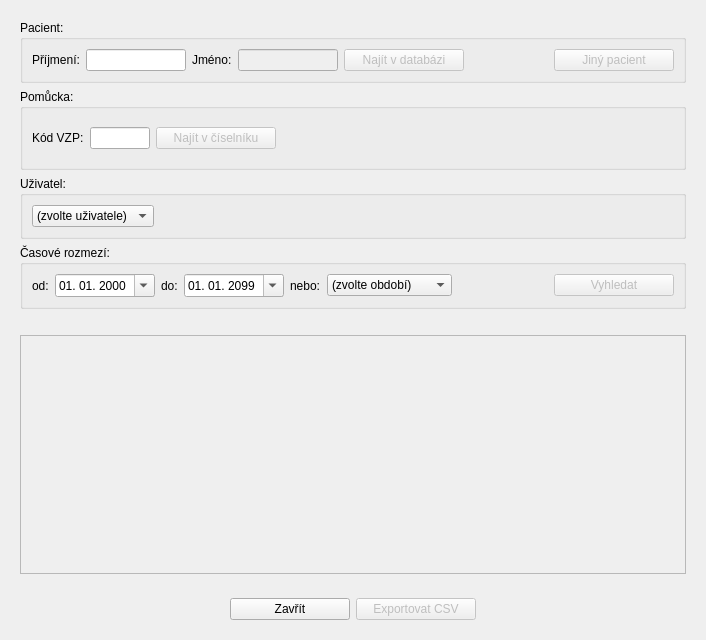
<?xml version="1.0" encoding="UTF-8"?>
<ui version="4.0">
 <class>DialogPrehled</class>
 <widget class="QDialog" name="DialogPrehled">
  <property name="geometry">
   <rect>
    <x>0</x>
    <y>0</y>
    <width>706</width>
    <height>640</height>
   </rect>
  </property>
  <property name="windowTitle">
   <string/>
  </property>
  <layout class="QVBoxLayout" name="verticalLayout_2">
   <item>
    <widget class="QWidget" name="widget_2" native="true">
     <property name="sizePolicy">
      <sizepolicy hsizetype="Preferred" vsizetype="Minimum">
       <horstretch>0</horstretch>
       <verstretch>0</verstretch>
      </sizepolicy>
     </property>
     <layout class="QVBoxLayout" name="verticalLayout">
      <item>
       <widget class="QGroupBox" name="sekcePacient">
        <property name="title">
         <string>Pacient:</string>
        </property>
        <layout class="QHBoxLayout" name="horizontalLayout">
         <item>
          <widget class="QLabel" name="label_4">
           <property name="text">
            <string>Příjmení:</string>
           </property>
          </widget>
         </item>
         <item>
          <widget class="QLineEdit" name="vstupPrijmeni">
           <property name="sizePolicy">
            <sizepolicy hsizetype="Minimum" vsizetype="Fixed">
             <horstretch>0</horstretch>
             <verstretch>0</verstretch>
            </sizepolicy>
           </property>
           <property name="maximumSize">
            <size>
             <width>100</width>
             <height>16777215</height>
            </size>
           </property>
           <property name="toolTip">
            <string>Příjmení:</string>
           </property>
           <property name="text">
            <string/>
           </property>
          </widget>
         </item>
         <item>
          <widget class="QLabel" name="label_5">
           <property name="text">
            <string>Jméno:</string>
           </property>
          </widget>
         </item>
         <item>
          <widget class="QLineEdit" name="vstupJmeno">
           <property name="enabled">
            <bool>false</bool>
           </property>
           <property name="sizePolicy">
            <sizepolicy hsizetype="Minimum" vsizetype="Fixed">
             <horstretch>0</horstretch>
             <verstretch>0</verstretch>
            </sizepolicy>
           </property>
           <property name="maximumSize">
            <size>
             <width>100</width>
             <height>16777215</height>
            </size>
           </property>
           <property name="toolTip">
            <string>Jméno</string>
           </property>
          </widget>
         </item>
         <item>
          <widget class="QPushButton" name="tlacitkoNajitPacienta">
           <property name="enabled">
            <bool>false</bool>
           </property>
           <property name="minimumSize">
            <size>
             <width>120</width>
             <height>0</height>
            </size>
           </property>
           <property name="text">
            <string>Najít v databázi</string>
           </property>
          </widget>
         </item>
         <item>
          <spacer name="horizontalSpacer_5">
           <property name="orientation">
            <enum>Qt::Horizontal</enum>
           </property>
           <property name="sizeHint" stdset="0">
            <size>
             <width>40</width>
             <height>20</height>
            </size>
           </property>
          </spacer>
         </item>
         <item>
          <widget class="QPushButton" name="tlacitkoJinyPacient">
           <property name="enabled">
            <bool>false</bool>
           </property>
           <property name="minimumSize">
            <size>
             <width>120</width>
             <height>0</height>
            </size>
           </property>
           <property name="text">
            <string>Jiný pacient</string>
           </property>
           <property name="autoDefault">
            <bool>false</bool>
           </property>
          </widget>
         </item>
        </layout>
       </widget>
      </item>
      <item>
       <widget class="QGroupBox" name="sekcePomucka">
        <property name="title">
         <string>Pomůcka:</string>
        </property>
        <layout class="QHBoxLayout" name="horizontalLayout_3">
         <item>
          <widget class="QLabel" name="label_3">
           <property name="text">
            <string>Kód VZP:</string>
           </property>
          </widget>
         </item>
         <item>
          <widget class="QLineEdit" name="vstupKodVzp">
           <property name="sizePolicy">
            <sizepolicy hsizetype="Minimum" vsizetype="Fixed">
             <horstretch>0</horstretch>
             <verstretch>0</verstretch>
            </sizepolicy>
           </property>
           <property name="minimumSize">
            <size>
             <width>0</width>
             <height>0</height>
            </size>
           </property>
           <property name="maximumSize">
            <size>
             <width>60</width>
             <height>16777215</height>
            </size>
           </property>
           <property name="text">
            <string/>
           </property>
          </widget>
         </item>
         <item>
          <widget class="QPushButton" name="tlacitkoNajitPomucku">
           <property name="enabled">
            <bool>false</bool>
           </property>
           <property name="sizePolicy">
            <sizepolicy hsizetype="Minimum" vsizetype="Fixed">
             <horstretch>0</horstretch>
             <verstretch>0</verstretch>
            </sizepolicy>
           </property>
           <property name="minimumSize">
            <size>
             <width>120</width>
             <height>0</height>
            </size>
           </property>
           <property name="text">
            <string>Najít v číselníku</string>
           </property>
          </widget>
         </item>
         <item>
          <widget class="QLabel" name="popisekPomucka">
           <property name="sizePolicy">
            <sizepolicy hsizetype="Expanding" vsizetype="Preferred">
             <horstretch>0</horstretch>
             <verstretch>0</verstretch>
            </sizepolicy>
           </property>
           <property name="minimumSize">
            <size>
             <width>0</width>
             <height>40</height>
            </size>
           </property>
           <property name="font">
            <font>
             <weight>75</weight>
             <bold>true</bold>
            </font>
           </property>
           <property name="text">
            <string/>
           </property>
          </widget>
         </item>
        </layout>
       </widget>
      </item>
      <item>
       <widget class="QGroupBox" name="sekceUzivatel">
        <property name="title">
         <string>Uživatel:</string>
        </property>
        <layout class="QHBoxLayout" name="horizontalLayout_5">
         <item>
          <widget class="QComboBox" name="comboBoxUzivatel">
           <item>
            <property name="text">
             <string>(zvolte uživatele)</string>
            </property>
           </item>
          </widget>
         </item>
         <item>
          <widget class="QLabel" name="popisekUzivatel">
           <property name="sizePolicy">
            <sizepolicy hsizetype="Expanding" vsizetype="Preferred">
             <horstretch>0</horstretch>
             <verstretch>0</verstretch>
            </sizepolicy>
           </property>
           <property name="font">
            <font>
             <weight>75</weight>
             <bold>true</bold>
            </font>
           </property>
           <property name="styleSheet">
            <string notr="true"/>
           </property>
           <property name="text">
            <string/>
           </property>
          </widget>
         </item>
        </layout>
       </widget>
      </item>
      <item>
       <widget class="QGroupBox" name="sekceCasoveRozmezi">
        <property name="title">
         <string>Časové rozmezí:</string>
        </property>
        <layout class="QHBoxLayout" name="horizontalLayout_2">
         <item>
          <widget class="QLabel" name="label">
           <property name="text">
            <string>od:</string>
           </property>
          </widget>
         </item>
         <item>
          <widget class="QDateEdit" name="vstupDatumOd">
           <property name="minimumSize">
            <size>
             <width>100</width>
             <height>0</height>
            </size>
           </property>
           <property name="displayFormat">
            <string>dd. MM. yyyy</string>
           </property>
           <property name="calendarPopup">
            <bool>true</bool>
           </property>
          </widget>
         </item>
         <item>
          <widget class="QLabel" name="label_2">
           <property name="text">
            <string>do:</string>
           </property>
          </widget>
         </item>
         <item>
          <widget class="QDateEdit" name="vstupDatumDo">
           <property name="minimumSize">
            <size>
             <width>100</width>
             <height>0</height>
            </size>
           </property>
           <property name="displayFormat">
            <string>dd. MM. yyyy</string>
           </property>
           <property name="calendarPopup">
            <bool>true</bool>
           </property>
           <property name="date">
            <date>
             <year>2099</year>
             <month>1</month>
             <day>1</day>
            </date>
           </property>
          </widget>
         </item>
         <item>
          <widget class="QLabel" name="label_6">
           <property name="text">
            <string>nebo:</string>
           </property>
          </widget>
         </item>
         <item>
          <widget class="QComboBox" name="comboBoxObdobi">
           <property name="sizePolicy">
            <sizepolicy hsizetype="Minimum" vsizetype="Fixed">
             <horstretch>0</horstretch>
             <verstretch>0</verstretch>
            </sizepolicy>
           </property>
           <property name="minimumSize">
            <size>
             <width>125</width>
             <height>0</height>
            </size>
           </property>
           <item>
            <property name="text">
             <string>(zvolte období)</string>
            </property>
           </item>
           <item>
            <property name="text">
             <string>Předchozí měsíc</string>
            </property>
           </item>
           <item>
            <property name="text">
             <string>Předchozí kvartál</string>
            </property>
           </item>
           <item>
            <property name="text">
             <string>Předchozí rok</string>
            </property>
           </item>
           <item>
            <property name="text">
             <string>Za celou dobu</string>
            </property>
           </item>
          </widget>
         </item>
         <item>
          <spacer name="horizontalSpacer">
           <property name="orientation">
            <enum>Qt::Horizontal</enum>
           </property>
           <property name="sizeHint" stdset="0">
            <size>
             <width>40</width>
             <height>20</height>
            </size>
           </property>
          </spacer>
         </item>
         <item>
          <widget class="QPushButton" name="tlacitkoVyhledat">
           <property name="enabled">
            <bool>false</bool>
           </property>
           <property name="minimumSize">
            <size>
             <width>120</width>
             <height>0</height>
            </size>
           </property>
           <property name="toolTip">
            <string>Vyhledat (Ctrl+Enter)</string>
           </property>
           <property name="text">
            <string>Vyhledat</string>
           </property>
           <property name="autoDefault">
            <bool>false</bool>
           </property>
           <property name="default">
            <bool>false</bool>
           </property>
          </widget>
         </item>
        </layout>
       </widget>
      </item>
      <item>
       <widget class="QLabel" name="popisekUpozorneni">
        <property name="styleSheet">
         <string notr="true">color: red;</string>
        </property>
        <property name="text">
         <string/>
        </property>
        <property name="alignment">
         <set>Qt::AlignCenter</set>
        </property>
       </widget>
      </item>
      <item>
       <widget class="QTableView" name="tabulka">
        <property name="enabled">
         <bool>false</bool>
        </property>
       </widget>
      </item>
     </layout>
    </widget>
   </item>
   <item>
    <widget class="QWidget" name="widget" native="true">
     <layout class="QHBoxLayout" name="horizontalLayout_4">
      <item>
       <spacer name="horizontalSpacer_3">
        <property name="orientation">
         <enum>Qt::Horizontal</enum>
        </property>
        <property name="sizeHint" stdset="0">
         <size>
          <width>40</width>
          <height>20</height>
         </size>
        </property>
       </spacer>
      </item>
      <item>
       <widget class="QPushButton" name="tlacitkoZavrit">
        <property name="sizePolicy">
         <sizepolicy hsizetype="Minimum" vsizetype="Fixed">
          <horstretch>0</horstretch>
          <verstretch>0</verstretch>
         </sizepolicy>
        </property>
        <property name="minimumSize">
         <size>
          <width>120</width>
          <height>0</height>
         </size>
        </property>
        <property name="toolTip">
         <string>Zavřít (Esc)</string>
        </property>
        <property name="text">
         <string>Zavřít</string>
        </property>
        <property name="autoDefault">
         <bool>false</bool>
        </property>
       </widget>
      </item>
      <item>
       <widget class="QPushButton" name="tlacitkoExportovatCsv">
        <property name="enabled">
         <bool>false</bool>
        </property>
        <property name="sizePolicy">
         <sizepolicy hsizetype="Minimum" vsizetype="Fixed">
          <horstretch>0</horstretch>
          <verstretch>0</verstretch>
         </sizepolicy>
        </property>
        <property name="minimumSize">
         <size>
          <width>120</width>
          <height>0</height>
         </size>
        </property>
        <property name="toolTip">
         <string>Exportovat CSV (Ctrl+E)</string>
        </property>
        <property name="text">
         <string>Exportovat CSV</string>
        </property>
        <property name="autoDefault">
         <bool>false</bool>
        </property>
       </widget>
      </item>
      <item>
       <spacer name="horizontalSpacer_4">
        <property name="orientation">
         <enum>Qt::Horizontal</enum>
        </property>
        <property name="sizeHint" stdset="0">
         <size>
          <width>40</width>
          <height>20</height>
         </size>
        </property>
       </spacer>
      </item>
     </layout>
    </widget>
   </item>
  </layout>
 </widget>
 <tabstops>
  <tabstop>vstupPrijmeni</tabstop>
  <tabstop>vstupJmeno</tabstop>
  <tabstop>tlacitkoNajitPacienta</tabstop>
  <tabstop>tlacitkoJinyPacient</tabstop>
  <tabstop>vstupKodVzp</tabstop>
  <tabstop>tlacitkoNajitPomucku</tabstop>
  <tabstop>comboBoxUzivatel</tabstop>
  <tabstop>vstupDatumOd</tabstop>
  <tabstop>vstupDatumDo</tabstop>
  <tabstop>comboBoxObdobi</tabstop>
  <tabstop>tlacitkoVyhledat</tabstop>
  <tabstop>tabulka</tabstop>
  <tabstop>tlacitkoZavrit</tabstop>
  <tabstop>tlacitkoExportovatCsv</tabstop>
 </tabstops>
 <resources/>
 <connections/>
</ui>
